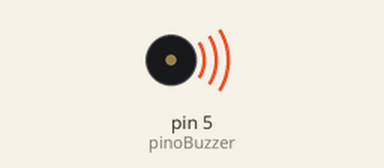
Recording of a sketch running on a simulated Arduino Uno, built with avr-gcc and run on an emulated ATmega328P. Parts: buzzer (waves = sounding).

Above: at 0.5 s.
At 9.5 s:
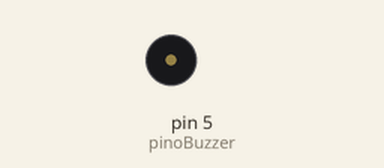
Timing chart, 0 to 15.6 s (numbered marks = the images above):
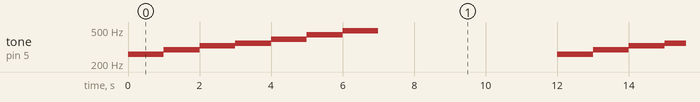

The sketch:

BUZZER.ino
```cpp
int pinoBuzzer = 5;

void setup() {

  pinMode(pinoBuzzer, OUTPUT);
}

void loop() {

  tone(pinoBuzzer, 261);
  delay(1000);

  tone(pinoBuzzer, 293);
  delay(1000);

  tone(pinoBuzzer, 329);
  delay(1000);

  tone(pinoBuzzer, 349);
  delay(1000);

  tone(pinoBuzzer, 391);
  delay(1000);

  tone(pinoBuzzer, 440);
  delay(1000);

  tone(pinoBuzzer, 493);
  delay(1000);

  noTone(pinoBuzzer);

  delay(5000);
}
```

Measured:
- by itself, tone on pin 5 (pinoBuzzer): repeats every 12.0 s: 293 Hz 1.0 s, 329 Hz 1.0 s, 349 Hz 1.0 s, 391 Hz 1.0 s, 440 Hz 1.0 s, 493 Hz 1.0 s, silent 5.0 s, 261 Hz 1.0 s
